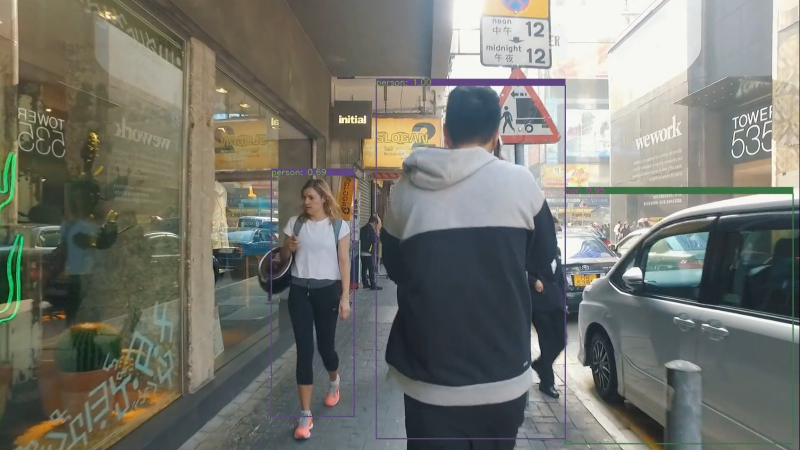
#> input picture input.jpeg, 1600 x 900 px (shown at 1/2 size)
$ jupyter execute --allow-errors Image_Detection.ipynb
#> lines starting #> are read from the running program, lines starting #| are printed output that depends on the picture
[cell 1]
import cv2

import numpy as np

# Load Yolo

#> (the rest of this cell did not finish here and is left out)

#> (a cell that did not finish here is left out)

[cell 3]
# Loading image

img = cv2.imread("input.jpeg")
#> img is the input picture: shape (900, 1600, 3); mean B, G, R 111.2, 119.1, 118.2

# Enter your image name here that you want to detect

img = cv2.resize(img, None, fx=0.4, fy=0.4) #OPTIONAL
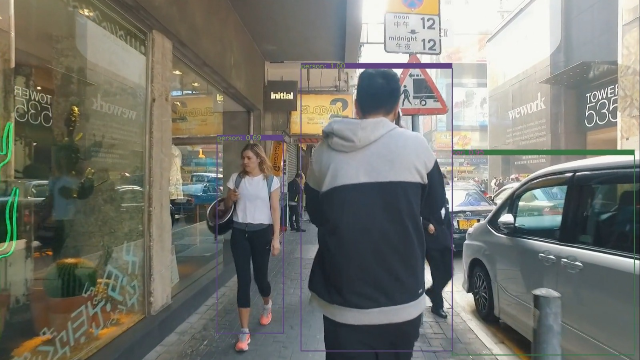
#> img: shape (360, 640, 3); mean B, G, R 111.2, 119, 118.2

# Resizing the image. None refers to no fixed size. fx and fy are width and height .

height, width, channels = img.shape
#> height = 360; width = 640; channels = 3

[cell 4]
# Detecting objects

blob = cv2.dnn.blobFromImage(img, 0.00392, (416, 416), (0, 0, 0), True, crop=False)

# True refers to converting into rgb format since opencv uses bgr.

#> (the rest of this cell did not finish here and is left out)

[cell 5]
# Showing informations on the screen
class_ids = []

confidences = []

boxes = []

#> (the rest of this cell did not finish here and is left out)

[cell 6]
indexes = cv2.dnn.NMSBoxes(boxes, confidences, 0.5, 0.4)
# NMS - non max supression

#print(indexes)

font = cv2.FONT_HERSHEY_PLAIN

for i in range(len(boxes)):

    if i in indexes:

        x, y, w, h = boxes[i]

        label = str(classes[class_ids[i]])

        color = colors[i]

        cv2.rectangle(img, (x, y), (x + w, y + h), color, 2)

        # Draw rectangle around boxes. '2' is the width of box.

        cv2.putText(img, label, (x, y + 30), font, 3, color, 3)

        # Text in Box to label the object
